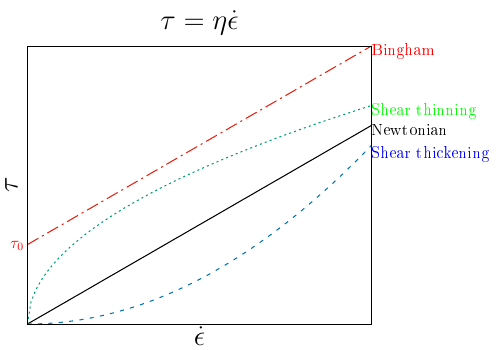

This chart was generated by the following gnuplot code:
#Gnuplot script to plot a flow curve for a Newtonian fluid

set terminal epslatex standalone

set output 'flow_curves.tex'

unset key

unset xtics
unset ytics

set xlabel '\huge $\dot{\epsilon}$'
set ylabel '\huge $\tau$'

set title '\huge $\tau = \eta \dot{\epsilon}$'

set xrange[0:1]

set rmargin 14

set label '\textcolor{blue}{\large{Shear thickening}}' at 1, 0.85
set label '\large{Newtonian}' at 1, 0.97
set label '\textcolor{green}{\large{Shear thinning}}' at 1, 1.07
set label '\textcolor{red}{\large{Bingham}}' at 1, 1.37
set label '\textcolor{red}{\large{$\tau_{0}$}}' at -0.05, 0.4
plot x w l lc 0 lw 3, 0.9 * x**2 w l lc 6 dt 2 lw 3, 1.1 * x**(1.0/2.0) w l lc 2 dt 3 lw 3, x + 0.4 w l lc 7 dt 4 lw 3